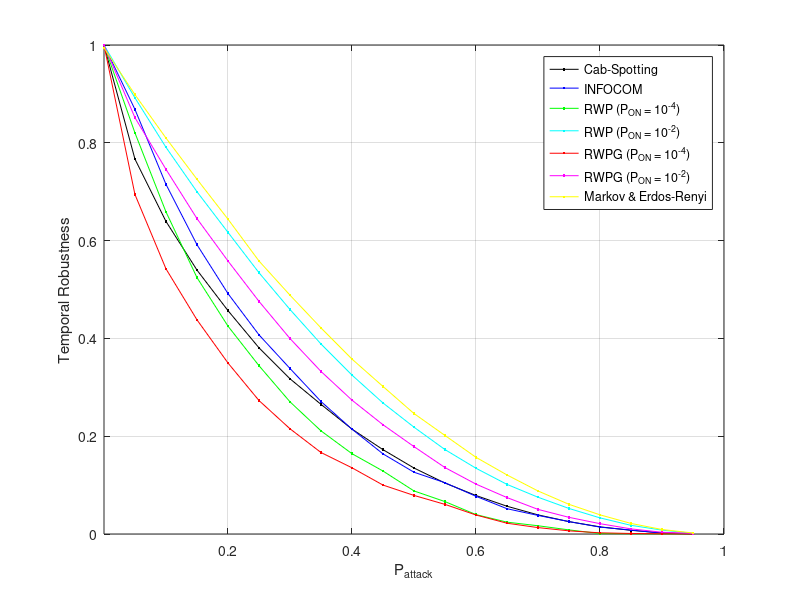

The MATLAB script that drew this image:
%  read labels and x-y data
load CabSpottingHighestDegreeTemporalRobustness.txt;     %  read data into the my_xy matrix
Prob = CabSpottingHighestDegreeTemporalRobustness(:,2);     %  copy first column of my_xy into x
Err1 = CabSpottingHighestDegreeTemporalRobustness(:,3);     %  and second column into y

load infocom2006_day2345_trace_AverageHighestDegree.dat;     %  read data into the my_xy matrix
Err2 = infocom2006_day2345_trace_AverageHighestDegree(:,3);     %  and second column into y

load RWP_10_4_trace_AverageHighestDegree.dat;     %  read data into the my_xy matrix
Err3 = RWP_10_4_trace_AverageHighestDegree(:,3);     %  and second column into y

load RWP_10_2_trace_AverageHighestDegree.dat;     %  read data into the my_xy matrix
Err4 = RWP_10_2_trace_AverageHighestDegree(:,3);     %  and second column into y

load RPGM_20x5_10_4_trace_AverageHighestDegree.dat;     %  read data into the my_xy matrix
Err5 = RPGM_20x5_10_4_trace_AverageHighestDegree(:,3);     %  and second column into y

load RPGM_20x5_10_2_trace_AverageHighestDegree.dat;     %  read data into the my_xy matrix
Err6 = RPGM_20x5_10_2_trace_AverageHighestDegree(:,3);     %  and second column into y

load MarkovTemporalAverageHighestDegreePlots_100_q_0_0010.dat;     %  read data into the my_xy matrix
Err7 = MarkovTemporalAverageHighestDegreePlots_100_q_0_0010(:,3);     %  and second column into y

load ErdosRenyiTemporalAttack_AverageHighestDegree_1000_0010.dat;     %  read data into the my_xy matrix
Err8 = ErdosRenyiTemporalAttack_AverageHighestDegree_1000_0010(:,3);     %  and second column into y


plot(Prob,Err1,'k.-',Prob,Err2,'b.-',Prob,Err3,'g.-',Prob,Err4,'c.-',Prob,Err5,'r.-',Prob,Err6,'m.-',Prob,Err7,'y.-');

xlabel('P_{attack}');           % add axis labels and plot title
ylabel('Temporal Robustness');
axis([0.000075 1.000 0.0 1.000],[0.000075 1.000 0.0 1.000]);
%set(gca,'XGrid','on','YGrid','on');
%set(gca,'gridlinestyle','--')
grid on;
legend('Cab-Spotting','INFOCOM','RWP (P_{ON} = 10^{-4})','RWP (P_{ON} = 10^{-2})','RWPG (P_{ON} = 10^{-4})','RWPG (P_{ON} = 10^{-2})','Markov & Erdos-Renyi');

%title('Mean monthly precipitation at Portland International Airport');
%plot(Prob,EffSim,'bx-',Prob,EffTheor,'ro-');     %  plot precip vs. month with circles
